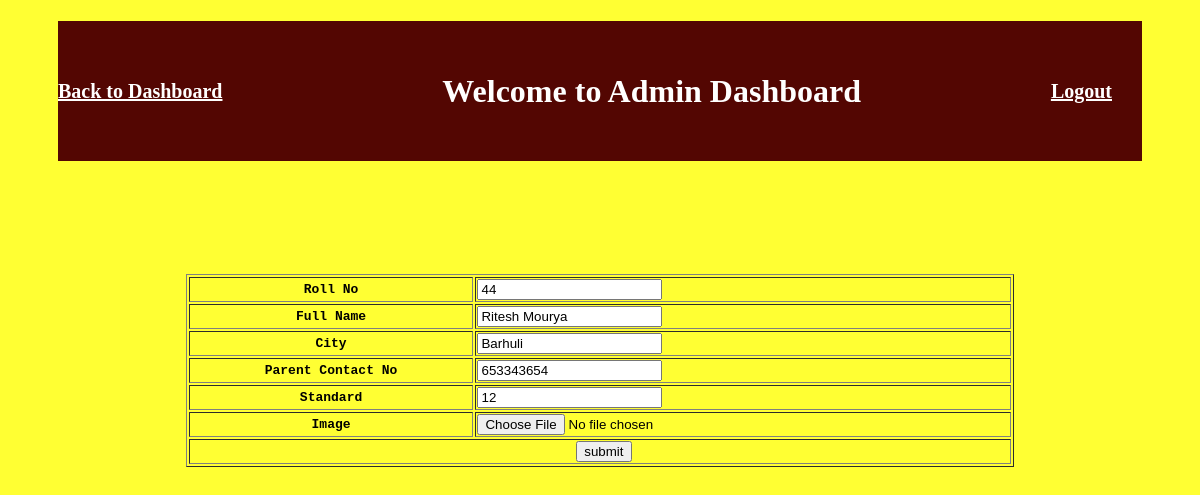
Page /admin/updateform.php?id=3 (signed in) on the committed database.
### tables this page shows
CREATE TABLE `student` (
  `id` int(11) NOT NULL,
  `rollno` int(11) NOT NULL,
  `name` varchar(222) NOT NULL,
  `city` varchar(222) NOT NULL,
  `pcont` varchar(222) NOT NULL,
  `standard` varchar(222) NOT NULL,
  `image` text NOT NULL
);

### admin/updateform.php (the view, shortened to what this page needs)
<?php
     include("header.php");
	 include("titlehead.php");
	 include("../dbcon.php");
?>
<?php
	$id= $_GET['id'];
	$sql="select * from `student` where `id`='".$id."'";
	$qry=mysqli_query($con,$sql);
	if($qry){
	$data=mysqli_fetch_assoc($qry);
	}
echo "<pre>";
?>
	<form method="post" action="updatedata.php" enctype="multipart/form-data">
         <table align="center" border="1" style="width:70%; margin-top:40px;">
		    <tr>
			    <th>Roll No</th>
				<td><input type="text" name="rollno" value="<?php echo $data['rollno'];?>" required></td>
			</tr>
			<tr>
			    <th>Full Name</th>
				<td><input type="text" name="name" value="<?php echo $data['name'];?>" required></td>
			</tr>
			<tr>
			    <th>City</th>
				<td><input type="text" name="city" value="<?php echo $data['city'];?>" required></td>
			</tr>
			<tr>
			    <th>Parent Contact No</th>
				<td><input type="text" name="pcon" value="<?php echo $data['pcont'];?>" required></td>
			</tr>
			<tr>
			    <th>Standard</th>
				<td><input type="number" name="std" value="<?php echo $data['standard'];?>" required></td>
			</tr>
			<tr>
			    <th>Image</th>
				<td><input type="file" name="simg" required></td>
			</tr>
			<tr>
			     <td colspan="2" align="center"> <input type="submit" name="submit" value="submit" ></td>
			</tr>
		 </table>
</form>
</body>
</html>

### rows in the picture
student: rollno "44", name "Ritesh Mourya", city "Barhuli", pcon "653343654", std "12"
